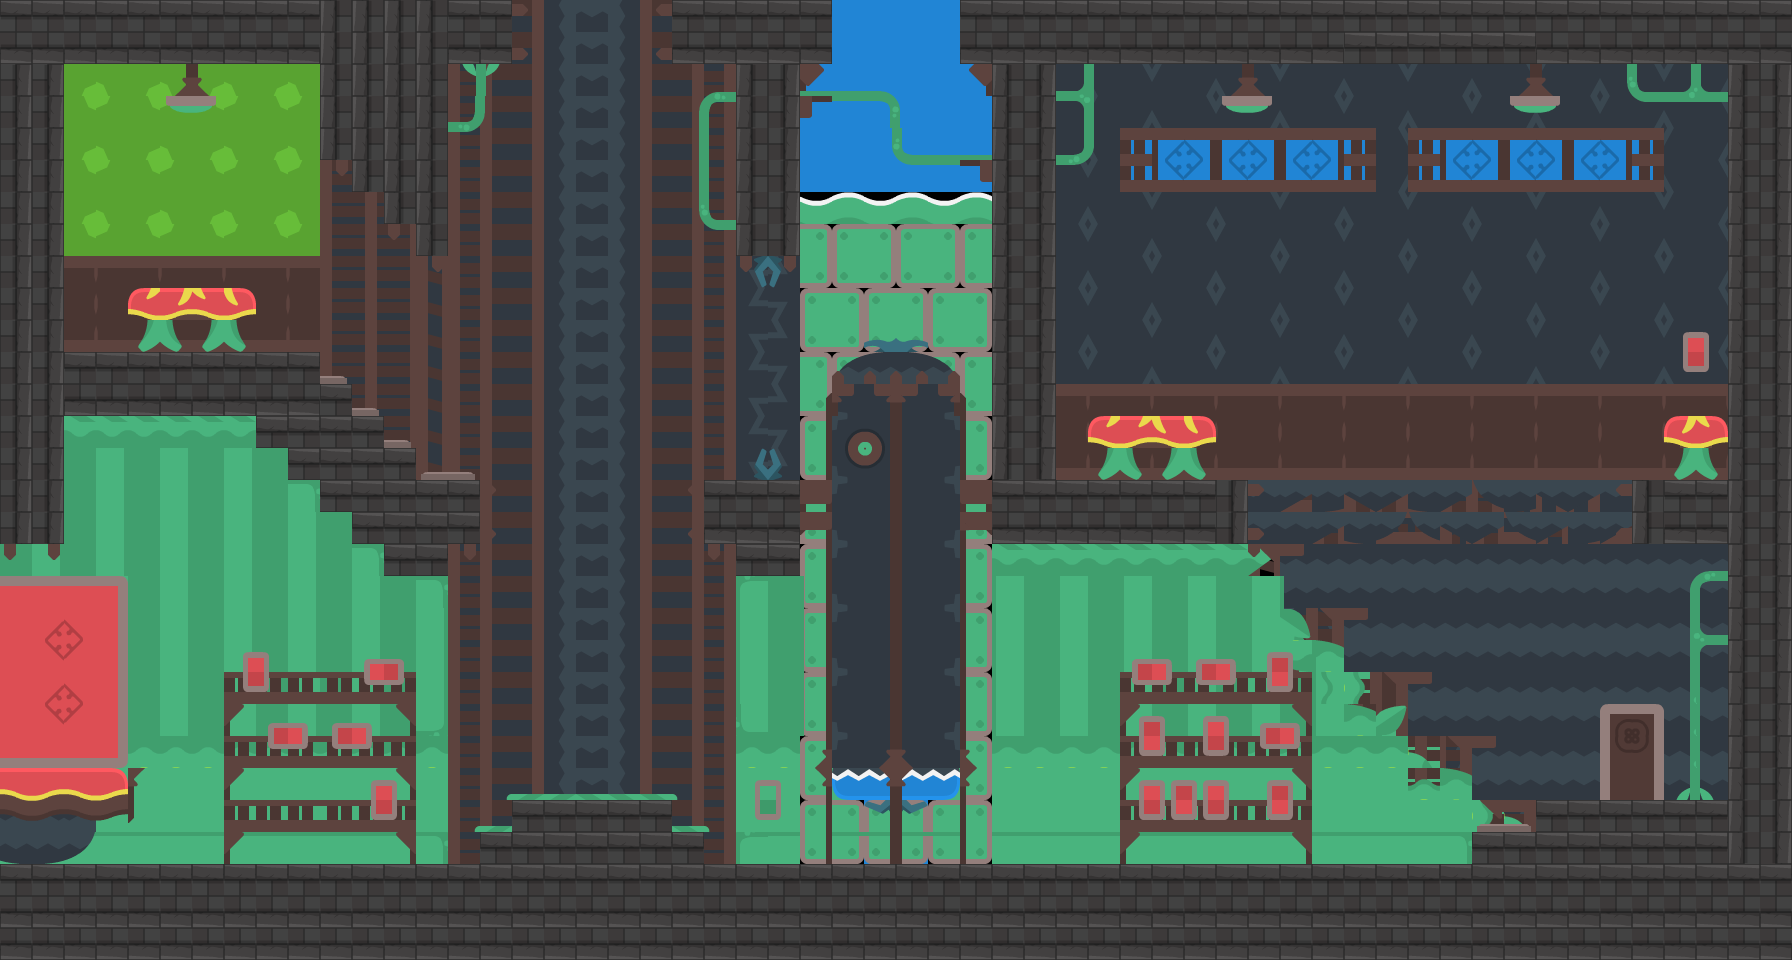

This game map was drawn from its Tiled (.tmx) file and the tilesets committed beside it. A one-line description and the trimmed map source follow:
An orthogonal 56x30 tile map with 32x32 px tiles, 9 tile layers (bd, bgWall2, bgWall1, bgWall0, ...).

<map version="1.4" tiledversion="1.4.2" orientation="orthogonal" renderorder="right-down" width="56" height="30" tilewidth="32" tileheight="32" infinite="0" nextlayerid="10" nextobjectid="1">
 <tileset firstgid="1" name="Tilemap_3" tilewidth="32" tileheight="32" tilecount="1056" columns="44">
  <image source="../../../tiles/myTiles/Tilemap_3.png" width="1408" height="768" />
 </tileset>
 <layer id="6" name="bd" width="56" height="30">
  <data>[1680 cells, 154 non-empty, 11 distinct tile ids]</data>
 </layer>
 <layer id="4" name="bgWall2" width="56" height="30">
  <data>[1680 cells, 575 non-empty, 37 distinct tile ids]</data>
 </layer>
 <layer id="5" name="bgWall1" width="56" height="30">
  <data>[1680 cells, 1216 non-empty, 74 distinct tile ids]</data>
 </layer>
 <layer id="8" name="bgWall0" width="56" height="30">
  <data>[1680 cells, 489 non-empty, 56 distinct tile ids]</data>
 </layer>
 <layer id="2" name="bgTile" width="56" height="30">
  <data>[1680 cells, 280 non-empty, 55 distinct tile ids]</data>
 </layer>
 <layer id="3" name="furniture02" width="56" height="30">
  <data>[1680 cells, 87 non-empty, 32 distinct tile ids]</data>
 </layer>
 <layer id="7" name="furniture01" width="56" height="30">
  <data>[1680 cells, 6 non-empty, 5 distinct tile ids]</data>
 </layer>
 <layer id="9" name="Tile Layer 9" width="56" height="30">
  <data>[1680 cells, 166 non-empty, 36 distinct tile ids]</data>
 </layer>
 <layer id="1" name="platforms" width="56" height="30">
  <data>[1680 cells, 518 non-empty, 7 distinct tile ids]</data>
 </layer>
</map>
